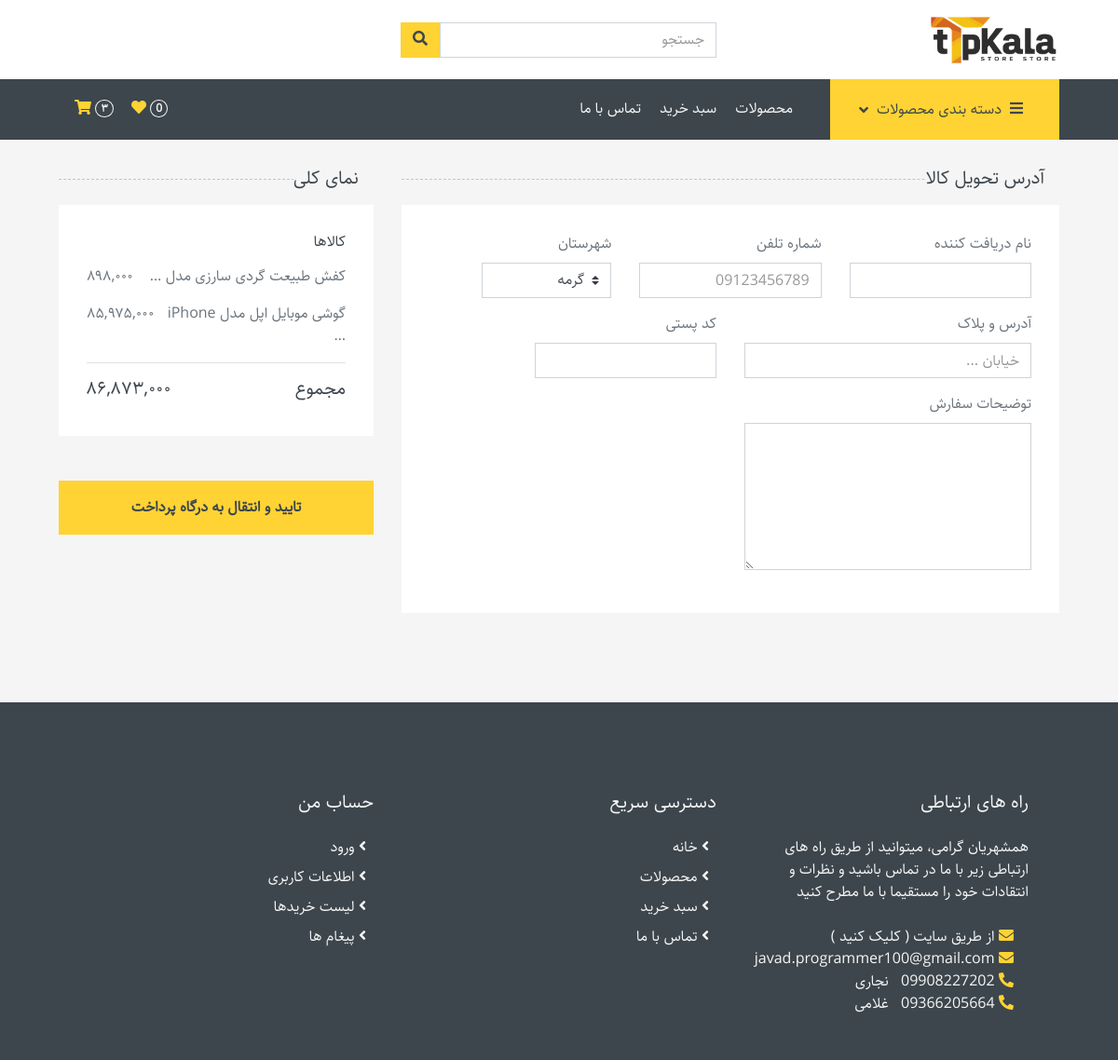
The page /account/checkout/ (signed in) on the database as committed earlier.
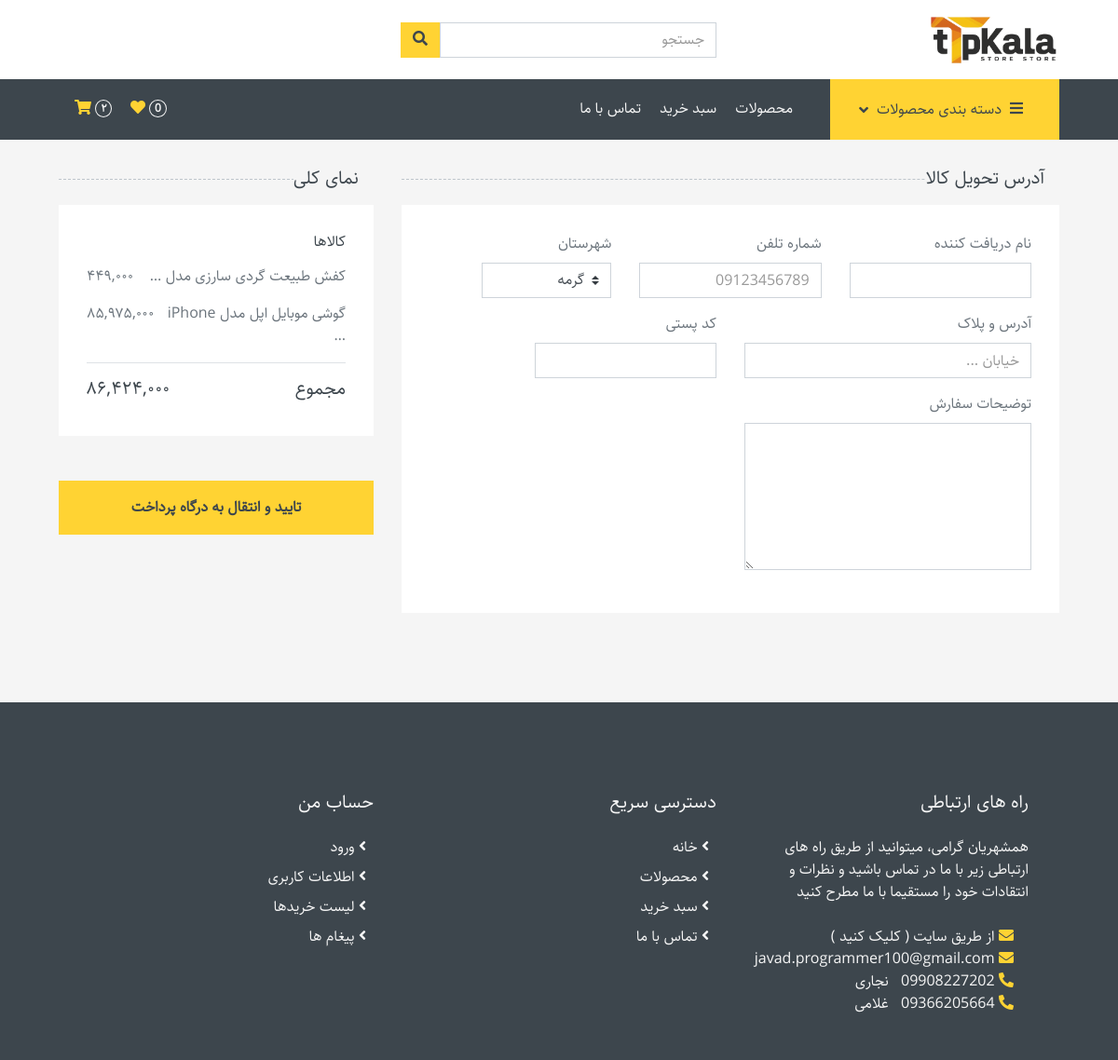
The same page on the database as committed later.
### account/models.py (models this page shows, shortened)
class Order(models.Model):
    user = models.ForeignKey(User, on_delete=models.CASCADE, related_name='orders')
    product_size_color = models.ForeignKey(ProductSizeColor, on_delete=models.CASCADE)
    quantity = models.PositiveSmallIntegerField(validators=[MinValueValidator(1)])
    class Meta:
        unique_together = ['product_size_color', 'quantity']
    def total_price(self):
        return self.product_size_color.product.price_after_discount() * self.quantity
    def total_price_fa(self):
        return format_price(self.total_price(), lang='fa')

class Cart(models.Model):
    STATUSES = (
        ('unpaid', 'unpaid'),
        ('delivered', 'delivered'),
        ('returned', 'returned'),
    )
    user = models.ForeignKey(User, on_delete=models.SET_NULL, null=True, related_name='carts')
    orders = models.ManyToManyField(Order, blank=True)
    order_code = models.AutoField(primary_key=True, unique=True)
    order_description = models.TextField(null=True, blank=True)
    address = models.ForeignKey(UserAddress, on_delete=models.SET_NULL, null=True)
    address_text = models.TextField(blank=True)
    postal_code = models.CharField(max_length=20, null=True, blank=True)
    recipient_name = models.CharField(max_length=100, null=True, blank=True)
    phone_number = models.CharField(max_length=20, null=True, blank=True)
    paid = models.BooleanField(default=False)
    pay_time = models.DateTimeField(null=True, blank=True)
    amount_paid = models.CharField(max_length=50, null=True, blank=True)
    status = models.CharField(choices=STATUSES, max_length=10, default='unpaid')
    status_reason = models.TextField(null=True, blank=True)
    created_at = models.DateTimeField(auto_now_add=True)
    def total_price(self):
        return sum(order.total_price() for order in self.orders.all())
    def total_price_fa(self):
        return format_price(self.total_price(), lang='fa')

### product/models.py (models this page shows, shortened)
class ProductSizeColor(models.Model):
    product = models.ForeignKey(Product, on_delete=models.CASCADE, related_name='size_color')
    size = models.ForeignKey(Size, on_delete=models.CASCADE, null=True, blank=True)
    color = models.ForeignKey(Color, on_delete=models.CASCADE, null=True, blank=True)
    quantity = models.IntegerField(default=0)
    class Meta:
        ordering = ['product']
        unique_together = ['product', 'size', 'color']

class Product(models.Model):
    title = models.CharField(max_length=255, unique=True)
    introduction = models.TextField()
    description = models.TextField()
    category = models.ForeignKey(Category, on_delete=models.SET_NULL, null=True, related_name='products')
    cover = ResizedImageField(upload_to='product_cover', force_format='WEBP', quality=100, size=[800, 800])
    purchase_price = models.PositiveIntegerField()
    price = models.PositiveIntegerField()
    sales_count = models.PositiveIntegerField(default=0)
    discount = models.PositiveSmallIntegerField(default=0, validators=[MaxValueValidator(100)])
    public = models.BooleanField(default=True)
    created_at = models.DateTimeField(auto_now_add=True)
    def price_after_discount(self):
        return round(self.price * ((100-self.discount) / 100))

### account/views/checkout.py (the view)
# urls.py: path('account/checkout/', views.CheckoutView.as_view(), name='checkout'),
class CheckoutView(generic.TemplateView):
    template_name = 'account/checkout.html'
    def get_context_data(self, **kwargs):
        context = super().get_context_data(**kwargs)
        cart = get_user_cart(self.request.user)
        context['cart'] = cart
        context['orders'] = cart.orders.filter(quantity__gt=0).order_by('product_size_color__product__title')
        return context

### account/context_processor.py (called while the page is built)
def cart_detail(request):
    if request.user.is_authenticated:
        cart = get_user_cart(request.user)
        if cart:
            orders_quantity = cart.orders.values_list('quantity', flat=True)
            return {
                'cart_products_count': format_price(sum(orders_quantity), lang='fa'),
            }
    return {}

### product/context_processor.py (called while the page is built)
def categories(request):
    all_categories = Category.objects.all()
    category_filter = [category for category in all_categories if category.products.count() > 0]
    return {
        'categories': category_filter,
    }

### product/models.py (called while the page is built)
    def product_count_fa(self):
        return format_price(self.products.count(), lang='fa')

### utils.py (called while the page is built)
def persian_numbers_converter(mystr):
    jnumbers = {
        '0' : '۰',
        '1' : '۱',
        '2' : '۲',
        '3' : '۳',
        '4' : '۴',
        '5' : '۵',
        '6' : '۶',
        '7' : '۷',
        '8' : '۸',
        '9' : '۹',
    }
    for e, p in jnumbers.items():
        mystr = mystr.replace(e, p)
    return mystr

def get_user_cart(user):
    return user.carts.filter(paid=False).last() if user.is_authenticated else None

### account/templates/account/checkout.html (shortened to what this page needs)
{% extends 'base.html' %}
{% block content %}
<div class="container-fluid">
    <div class="row px-xl-5">
        <div class="col-lg-8">
            <h5 class="section-title position-relative text-uppercase mb-3"><span class="bg-secondary pr-3">آدرس تحویل کالا</span></h5>
            <div class="bg-light p-30 mb-5">
                <div class="row">
                    <div class="col-md-4 form-group">
                        <label>نام دریافت کننده</label>
                        <input class="form-control" type="text" placeholder="">
                    </div>
                    <div class="col-md-4 form-group">
                        <label>شماره تلفن</label>
                        <input class="form-control" type="number" placeholder="09123456789">
                    </div>
                    <div class="col-md-3 form-group">
                        <label>شهرستان</label>
                        <select class="custom-select">
                            <option selected>گرمه</option>
                        </select>
                    </div>
                    <div class="col-md-6 form-group">
                        <label>آدرس و پلاک</label>
                        <input class="form-control" type="text" placeholder="خیابان ...">
                    </div>
                    <div class="col-md-4 form-group">
                        <label>کد پستی</label>
                        <input class="form-control" type="number">
                    </div>
                    <div class="col-md-6 form-group">
                        <label>توضیحات سفارش</label>
                        <textarea class="form-control" name="" id="" cols="30" rows="6" placeholder=""></textarea>
                    </div>
                    <div class="col-md-4 form-group">
                    </div>
                </div>
            </div>
        </div>
        <div class="col-lg-4">
            <h5 class="section-title position-relative text-uppercase mb-3"><span class="bg-secondary pr-3">نمای کلی</span></h5>
            <div class="bg-light p-30 mb-5">
                <div class="border-bottom">
                    <h6 class="mb-3">کالاها</h6>
                    {% for order in orders %}
                        <div class="d-flex justify-content-between">
                            <p title="{{ order.product_size_color.product.title }}">{{ order.product_size_color.product.title|truncatewords:5 }}</p>
                            <p>{{ order.total_price_fa }}</p>
                        </div>
                    {% endfor %}
                </div>
                <div class="pt-2">
                    <div class="d-flex justify-content-between mt-2">
                        <h5>مجموع</h5>
                        <h5>{{ cart.total_price_fa }}</h5>
                    </div>
                </div>
            </div>
            <a href="{% url 'account:payment' %}">
                <button class="btn btn-block btn-primary font-weight-bold py-3">تایید و انتقال به درگاه پرداخت</button>
            </a>
        </div>
    </div>
</div>
{% endblock content %}

Rows that differ between the two databases and show on the page:
changed Order "کفش طبیعت گردی سارزی مدل …": total_price_fa "۸۹۸,۰۰۰" → "۴۴۹,۰۰۰"
changed through a linked row, Cart: total_price_fa "۸۶,۸۷۳,۰۰۰" → "۸۶,۴۲۴,۰۰۰"
Other text that changed with them:
{{ cart_products_count }}: "۳" → "۲"
